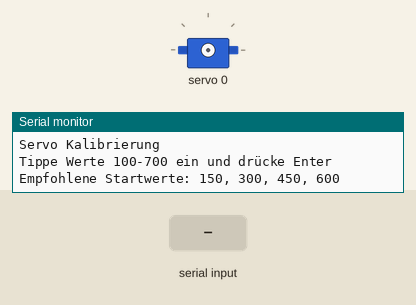
The sketch below on a simulated ESP32. Parts: servo, the last lines printed to the serial monitor. The test bench sets the inputs (shaded band).

Above: at 1.2 s.
1.3 s: "90,45\n" received over Serial
2.8 s: "200\n" received over Serial
At 4.0 s:
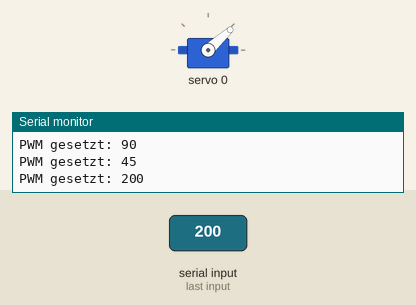
4.3 s: "90\n" received over Serial
At 5.1 s:
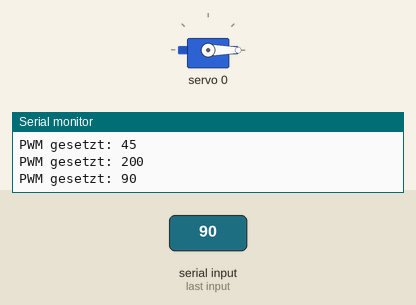
Timing chart, 0 to 7.3 s (numbered marks = the images above; inputs shaded):
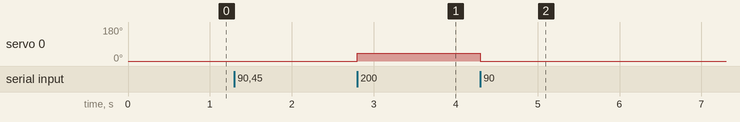

Measured:
- after the input at 2.8 s, servo 0: 0° → 42° at once
- after the input at 4.3 s, servo 0: 42° → 0° at once

The sketch:

servo_calibrate.ino
```cpp
#include <Wire.h>
#include <Adafruit_PWMServoDriver.h>

Adafruit_PWMServoDriver pwm = Adafruit_PWMServoDriver(0x40);

#define SERVO_FREQ 50
int port = 0;

void setup() {
  Serial.begin(115200);
  Wire.begin(21, 22);
  pwm.begin();
  pwm.setPWMFreq(SERVO_FREQ);
  delay(10);

  Serial.println("Servo Kalibrierung");
  Serial.println("Tippe Werte 100-700 ein und drücke Enter");
  Serial.println("Empfohlene Startwerte: 150, 300, 450, 600");
}

void loop() {
  if (Serial.available() > 0) {
    int val = Serial.parseInt();
    if (val > 0) {
      pwm.setPWM(port, 0, val);
      Serial.print("PWM gesetzt: ");
      Serial.println(val);
    }
  }
}
```
